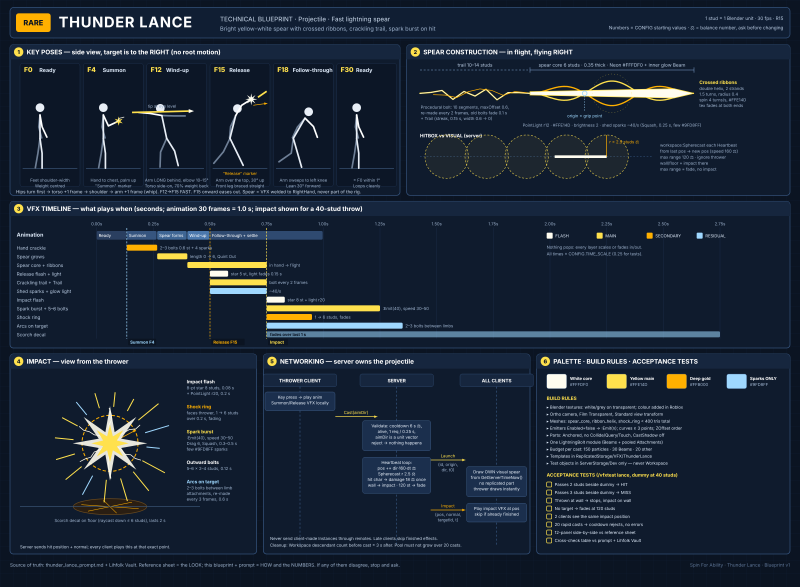
#> input picture images/abilities/thunder_lance_blueprint.png, 2400 x 1760 px (shown at 1/3 size)
$ python -i compose_thunder_lance_stage7.py   (imports and definitions only)
#> lines starting #> are read from the running program, lines starting #| are printed output that depends on the picture
"""Spin for Abilities - Thunder Lance stage 7: 12 blueprint panels next to the same moments in Studio.

Run with the system Python (needs Pillow):
    python compose_thunder_lance_stage7.py <capture dir> <casts> <out name> [label] [speed]
<casts> is the client's TL_CastMs attribute: "<unix ms>:<pose|flight>,..." - the wall time each
/vfxtest lance cast started and which scripted camera it used (pose = side view of the thrower, target
to the right; flight = tracking the spear, then the impact seen from the thrower's side). The capture
dir holds Studio window captures named <unix ms>.png (capture_studio_window.ps1 burst, same machine
clock as the client's DateTime.now()). A capture at wall time T in a cast started at S shows game time
(T - S) / 1000 * speed (default 0.25). Every panel uses the nearest non-black capture over all casts
with its camera (PrintWindow sometimes returns a black viewport).
The reference sheet with 12 panels was never provided; the 12 panels are cut from
images/abilities/thunder_lance_blueprint.png (key poses F0-F30, spear construction, trail, impact).
Writes Game/assets/vfx/previews/<out name>.png: reference row over Studio row, 6 panels per band.
"""
import glob, os, sys
from PIL import Image, ImageDraw, ImageFont, ImageStat

REF = r"C:\Roblox\Spin for ability\images\abilities\thunder_lance_blueprint.png"
PREV = r"C:\Roblox\Spin for ability\Game\assets\vfx\previews"
VIEWPORT = (584, 350, 2064, 1320)  # Studio 3D viewport inside the window capture, above the hotbar
K = 2400 / 2253  # blueprint pixels per pixel of the 2253-wide view the boxes were measured on
POSE_X = [57, 235, 413, 591, 769, 947]
HIT = 0.5 + (40 - 4 - 2.5) / 160  # release + the tip's flight until the 2.5-stud hitbox touches the dummy


def box(x0, y0, x1, y1):
    return tuple(round(v * K) for v in (x0, y0, x1, y1))


ART = box(140, 1080, 500, 1450)
# panel number, title, camera, game time (s since the cast), reference boxes (stacked top to bottom)
PANELS = [(i + 1, title, "pose", t, [box(POSE_X[i], 180, POSE_X[i] + 168, 530)])
          for i, (title, t) in enumerate([("F0 Ready", 0.01), ("F4 Summon", 4 / 30 + 0.02), ("F12 Wind-up", 12 / 30),
                                          ("F15 Release", 15 / 30 + 0.01), ("F18 Follow-through", 18 / 30),
                                          ("F30 Ready", 1.0)])]
#> further down, picture is the input picture: PIL image 2400x1760 RGB; mean R, G, B 26.5, 38.2, 54
# [8 lines not run here, left out]
CW, CH = 300, 220


# [27 lines left out: functions font, contain, reference, not called in this run]


def fill(img):
    """Centre-crop to the cell aspect, then scale."""
    w, h = img.size
#> w = 2400; h = 1760
    target = CW / CH
    if w / h > target:
        nw = round(h * target)
        img = img.crop(((w - nw) // 2, 0, (w - nw) // 2 + nw, h))
    else:
        nh = round(w / target)
#> nh = 1760
        img = img.crop((0, (h - nh) // 2, w, (h - nh) // 2 + nh))
    return img.resize((CW, CH), Image.LANCZOS)
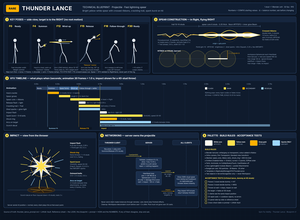
#> returned value: PIL image 300x220 RGB; mean R, G, B 26.4, 38.1, 54


# [53 lines left out: function main, not called in this run]


# [1 line not run here, left out]

>>> from PIL import Image
>>> picture = Image.open('../../../../images/abilities/thunder_lance_blueprint.png')
>>> result = fill(picture)
